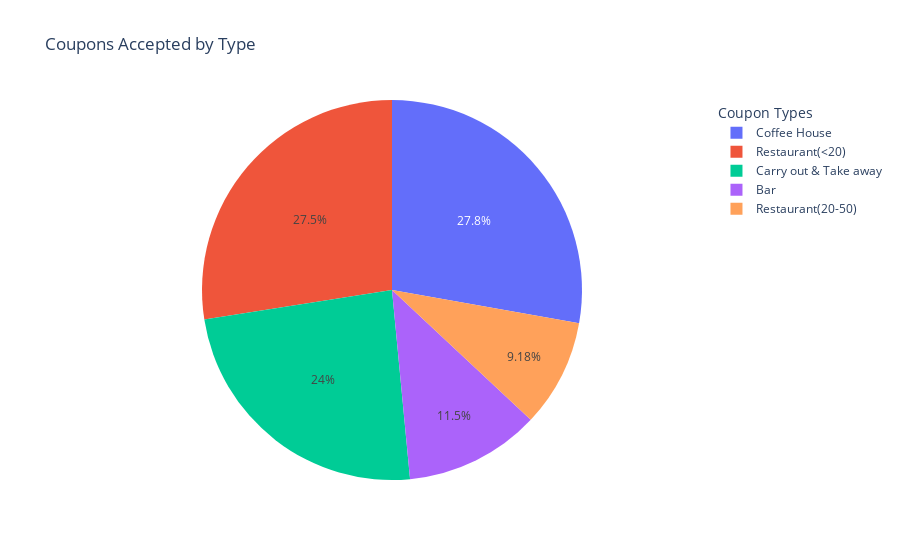

This figure's notebook cell:
### Code cell
# Distribution of accepted coupons by Coupon Type
px.pie(data.query('accepted_coupon== "Yes"').groupby('coupon')['accepted_coupon'].count().reset_index()      
       , title='Coupons Accepted by Type'
       , values='accepted_coupon'
       , names='coupon').update_layout(legend={'title':'Coupon Types'})

### Figure 1 — Plotly figure (JSON) as saved in the notebook; plotly's stock layout.template omitted (floating-point values rounded to 4 significant figures)
{"data": [{"domain": {"x": [0, 1], "y": [0, 1]}, "hovertemplate": "coupon=%{label}<br>accepted_coupon=%{value}<extra></extra>", "labels": ["Bar", "Carry out & Take away", "Coffee House", "Restaurant(20-50)", "Restaurant(<20)"], "legendgroup": "", "name": "", "showlegend": true, "type": "pie", "values": [824, 1720, 1989, 657, 1967]}], "layout": {"legend": {"title": {"text": "Coupon Types"}, "tracegroupgap": 0}, "title": {"text": "Coupons Accepted by Type"}}}
